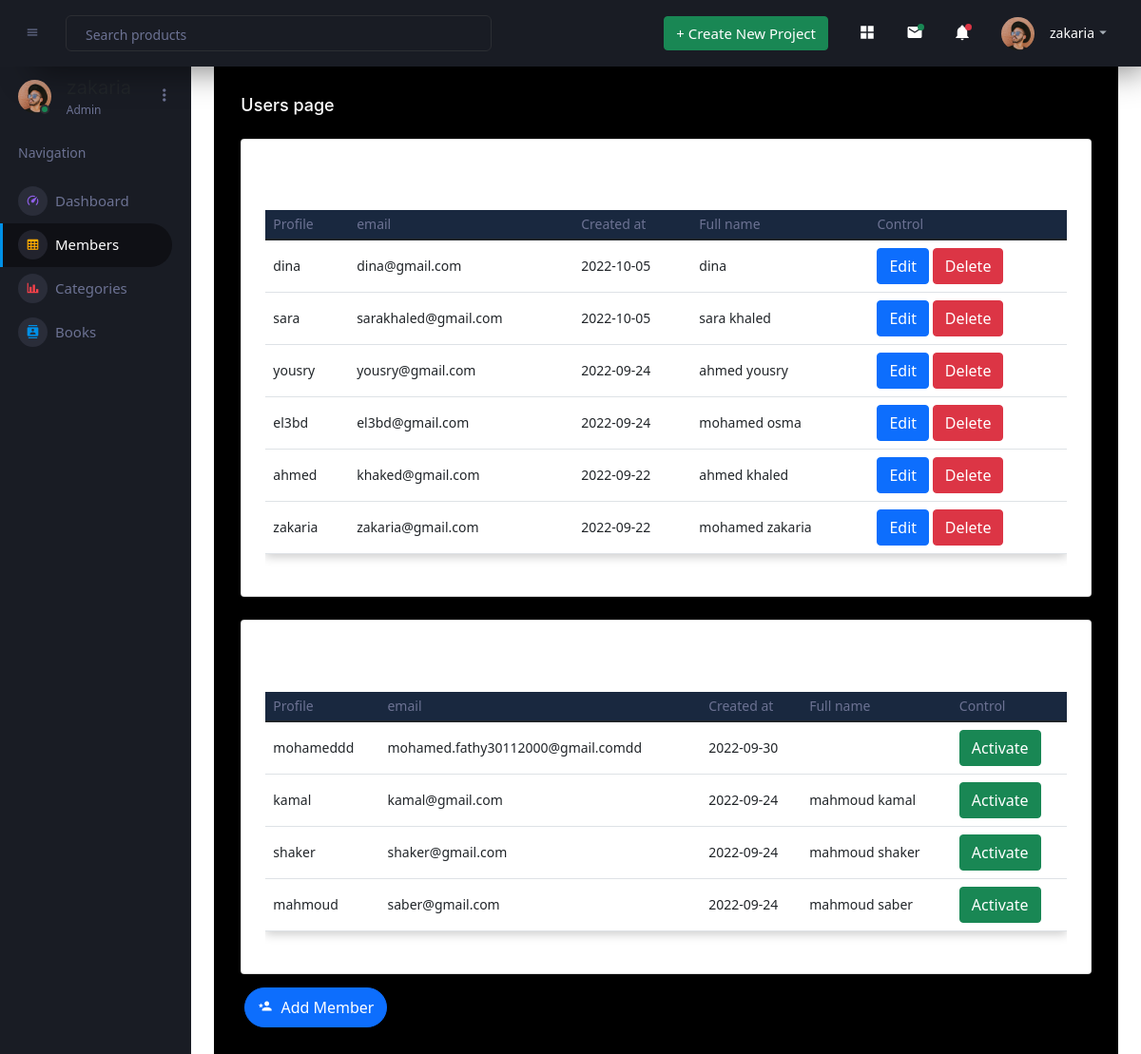
Page /admin/dashboard/members.php (signed in) on the committed database.
### tables this page shows
CREATE TABLE `users` (
  `userID` int(11) NOT NULL,
  `username` varchar(255) NOT NULL,
  `password` varchar(255) NOT NULL,
  `email` varchar(255) NOT NULL,
  `fullname` varchar(255) NOT NULL,
  `register_date` date NOT NULL,
  `status` tinyint(4) NOT NULL DEFAULT 0,
  `approve` tinyint(4) NOT NULL DEFAULT 0
);

### admin/dashboard/members.php (the view, shortened to what this page needs)
<?php
if ($_SESSION['user']) {
      include "../init.php";
$do=isset($_GET['do'])?$_GET['do']:'manage';
if ($do=='manage') {
        $stmt=$conn->prepare('SELECT * from users where status!=1 and approve=1  order by userID desc ');
        $stmt->execute();
        $rows=$stmt->fetchall();
  ?>
  <div class="main-panel">
        <div class="content-wrapper">
          <div class="page-header">
            <h3 class="page-title text-center"> Users page </h3>
          </div>
          <div class="row">
            <div class="col-lg-12 grid-margin stretch-card">
              <div class="card">
                <div class="card-body">
                  <h4 class="card-title">Accessed Users</h4>
                  <div class="table-responsive">
                    <table class="table ">
                      <thead>
                        <tr>
                          <th>Profile</th>
                          <th>email</th>
                          <th>Created at</th>
                          <th>Full name</th>
                          <th>Control</th>
                        </tr>
                      </thead>
                      <tbody>
                          <?php
                      foreach ($rows as $row) {
                      ?>
                        <tr>
                          <td><?php echo $row['username']?></td>
                          <td><?php echo $row['email']?></td>
                          <td><?php echo $row['register_date']?></td>
                          <td><?php echo $row['fullname']?></td>
                          <td>
                            <a href="?do=edit&userid=<?php echo $row['userID'] ?>" class="btn btn-primary">Edit</a>
                            <a href="?do=delete&userid=<?php echo $row['userID'] ?>" class="btn btn-danger">Delete</a>
                        </td>
                        <?php }?>
                      </tbody>
                    </table>
                  </div>
                </div>
              </div>
            </div>
            </div>
          <div class="row">
            <div class="col-lg-12 grid-margin stretch-card">
              <div class="card">
                <div class="card-body">
                  <h4 class="card-title">Pendding Users</h4>
                  <?php
                      $stmt=$conn->prepare('SELECT * from users where status!=1 and approve = 0 order by userID desc ');
                      $stmt->execute();
                      $penndings=$stmt->fetchall();
                  ?>
                  <div class="table-responsive">
                    <table class="table ">
                          <thead>
                        <tr>
                          <th>Profile</th>
                          <th>email</th>
                          <th>Created at</th>
                          <th>Full name</th>
                          <th>Control</th>
                        </tr>
                      </thead>
                      <tbody>
                          <?php
                      foreach ($penndings as $pennding) {
                      ?>
                        <tr>
                          <td><?php echo $pennding['username']?></td>
                          <td><?php echo $pennding['email']?></td>
                          <td><?php echo $pennding['register_date']?></td>
                          <td><?php echo $pennding['fullname']?></td>
                          <td>
                            <a href="?do=approve&userid=<?php echo $pennding['userID'] ?>" class="btn btn-success">Activate</a>
                        </td>
                        <?php }?>
                      </tbody>
                    </table>
                  </div>
                </div>
              </div>
            </div>
            <a href="?do=add" class="btn btn-primary btn-rounded btn-fw"
            style="width:auto;margin-left:16px;margin-top:-10px;padding:8px"><i style="font-size: 15px;" class="mdi mdi-account-star"></i> Add Member</a>
<?php
}
        include "../" .$tpl . "fotter.php";
}else{
      header('location:login.php');
}

### admin/includes/templates/header.php (shortened to what this page needs)
<!DOCTYPE html>
<html lang="en">
<head>
    <link rel="stylesheet" href="../<?php echo $css ?>bootstrap.min.css">
    <link rel="stylesheet" href="../<?php echo $css ?>all.min.css" >
   <link rel="stylesheet" href="../<?php echo $css ?>backend.css">
    <link rel="stylesheet" href="assets/vendors/mdi/css/materialdesignicons.min.css">
    <link rel="stylesheet" href="assets/vendors/css/vendor.bundle.base.css">
    <link rel="stylesheet" href="assets/vendors/jvectormap/jquery-jvectormap.css">
    <link rel="stylesheet" href="assets/vendors/flag-icon-css/css/flag-icon.min.css">
    <link rel="stylesheet" href="assets/vendors/owl-carousel-2/owl.carousel.min.css">
    <link rel="stylesheet" href="assets/vendors/owl-carousel-2/owl.theme.default.min.css">
    <link rel="stylesheet" href="assets/css/style.css">
        <link href="https://cdn.jsdelivr.net/npm/bootstrap-icons@1.5.0/font/bootstrap-icons.css" rel="stylesheet" />
        <link href="css/styles.css" rel="stylesheet" />
</head>
<body >

### admin/init.php (shortened to what this page needs)
<?php
$tpl="includes/templates/";
$css="layout/css/";
include $tpl . "header.php";
if (!isset($nonavbar)) {include $tpl . "navbar.php";}

### admin/includes/templates/navbar.php (shortened to what this page needs)
<div class="container-scroller">
      <nav class="sidebar sidebar-offcanvas" id="sidebar">
        <div class="sidebar-brand-wrapper d-none d-lg-flex align-items-center justify-content-center fixed-top">
          <a class="sidebar-brand brand-logo" href=" dashboard.php"><img src="assets/images/logo.svg" alt="logo" /></a>
        </div>
        <ul class="nav">
          <li class="nav-item profile">
            <div class="profile-desc">
              <div class="profile-pic">
                <div class="count-indicator">
                  <img class="img-xs rounded-circle " src="assets/images/faces/face15.jpg" alt="">
                  <span class="count bg-success"></span>
                </div>
                <div class="profile-name">
                  <h5 class="mb-0 font-weight-normal"><?php echo $_SESSION['user'];?></h5>
                  <span>Admin</span>
                </div>
              </div>
              <a href="#" id="profile-dropdown" data-bs-toggle="dropdown"><i class="mdi mdi-dots-vertical"></i></a>
            </div>
          </li>
          <li class="nav-item nav-category">
            <span class="nav-link">Navigation</span>
          </li>
          <li class="nav-item menu-items">
            <a class="nav-link" href="dashboard.php">
              <span class="menu-icon">
                <i class="mdi mdi-speedometer"></i>
              </span>
              <span class="menu-title">Dashboard</span>
            </a>
          </li>
          <li class="nav-item menu-items">
            <a class="nav-link" href="members.php">
              <span class="menu-icon">
                <i class="mdi mdi-table-large"></i>
              </span>
              <span class="menu-title">Members</span>
            </a>
          </li>
          <li class="nav-item menu-items">
            <a class="nav-link" href="categories.php">
              <span class="menu-icon">
                <i class="mdi mdi-chart-bar"></i>
              </span>
              <span class="menu-title">Categories</span>
            </a>
          </li>
          <li class="nav-item menu-items">
            <a class="nav-link" href="items.php">
              <span class="menu-icon">
                <i class="mdi mdi-contacts"></i>
              </span>
              <span class="menu-title">Books</span>
            </a>
          </li>
        </ul>
      </nav>
      <div class="container-fluid page-body-wrapper">
        <nav class="navbar p-0 fixed-top d-flex flex-row">
          <div class="navbar-menu-wrapper flex-grow d-flex align-items-stretch">
            <button class="navbar-toggler navbar-toggler align-self-center" type="button" data-toggle="minimize">
              <span class="mdi mdi-menu"></span>
            </button>
            <ul class="navbar-nav w-100">
              <li class="nav-item w-100">
                <form class="nav-link mt-2 mt-md-0 d-none d-lg-flex search">
                  <input type="text" style="color:white" class="form-control" placeholder="Search products">
                </form>
              </li>
            </ul>
            <ul class="navbar-nav navbar-nav-right">
              <li class="nav-item dropdown d-none d-lg-block">
                <a class="nav-link btn btn-success create-new-button" id="createbuttonDropdown" data-bs-toggle="dropdown" aria-expanded="false" href="">+ Create New Project</a>
              </li>
              <li class="nav-item nav-settings d-none d-lg-block">
                <a class="nav-link" href="#">
                  <i class="mdi mdi-view-grid"></i>
                </a>
              </li>
              <li class="nav-item dropdown border-left">
                <a class="nav-link count-indicator dropdown-toggle" id="messageDropdown" href="#" data-bs-toggle="dropdown" aria-expanded="false">
                  <i class="mdi mdi-email"></i>
                  <span class="count bg-success"></span>
                </a>
              </li>
              <li class="nav-item dropdown border-left">
                <a class="nav-link count-indicator dropdown-toggle" id="notificationDropdown" href="#" data-bs-toggle="dropdown">
                  <i class="mdi mdi-bell"></i>
                  <span class="count bg-danger"></span>
                </a>
              </li>
              <li class="nav-item dropdown">
                <a class="nav-link" id="profileDropdown" href="#" data-bs-toggle="dropdown">
                  <div class="navbar-profile">
                    <img class="img-xs rounded-circle" src="assets/images/faces/face15.jpg" alt="">
                    <p class="mb-0 d-none d-sm-block navbar-profile-name"><?php echo $_SESSION['user'];?></p>
                    <i class="mdi mdi-menu-down d-none d-sm-block"></i>
                  </div>
                </a>
              </li>
            </ul>
          </div>
        </nav>

### admin/includes/templates/fotter.php (shortened to what this page needs)
        </div>
      </div>
    </div>
</body>
</html>

### admin/layout/css/backend.css (style rules this page uses)
body { background-color: rgb(251, 251, 251); }
:root { --dark-color:#19283f; --green-color:#33d1cc; }
.navbar { background-color: var(--dark-color); color: wheat; }
.navbar .navbar-nav .nav-link { color: white; }
.navbar { font-size: 16px; }
thead { background-color: var(--dark-color); color: white; }
.table { box-shadow: 0 3px 10px #ccc; }

### rows in the picture
users: username "dina", email "dina@gmail.com", register_date "2022-10-05", fullname "dina"
users: username "sara", email "sarakhaled@gmail.com", register_date "2022-10-05", fullname "sara khaled"
users: username "yousry", email "yousry@gmail.com", register_date "2022-09-24", fullname "ahmed yousry"
users: username "el3bd", email "el3bd@gmail.com", register_date "2022-09-24", fullname "mohamed osma"
users: username "ahmed", email "khaked@gmail.com", register_date "2022-09-22", fullname "ahmed khaled"
users: username "zakaria", email "zakaria@gmail.com", register_date "2022-09-22", fullname "mohamed zakaria"
users: username "mohameddd", email "mohamed.fathy30112000@gmail.comdd", register_date "2022-09-30"
users: username "kamal", email "kamal@gmail.com", register_date "2022-09-24", fullname "mahmoud kamal"
users: username "shaker", email "shaker@gmail.com", register_date "2022-09-24", fullname "mahmoud shaker"
users: username "mahmoud", email "saber@gmail.com", register_date "2022-09-24", fullname "mahmoud saber"

### other values in the picture
$_SESSION['user'] "zakaria"
